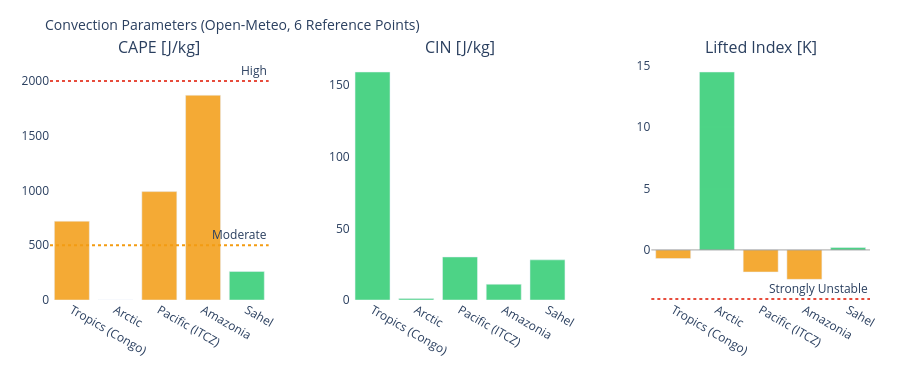

The notebook cell this image was saved under:
### Markdown cell above
---
## 3. Visualizations

### Code cell
# ============================================================
# CAPE / CIN / LIFTED INDEX – Convection potential
# ============================================================

if not df_atm.empty:
    fig = make_subplots(
        rows=1, cols=3,
        subplot_titles=['CAPE [J/kg]', 'CIN [J/kg]', 'Lifted Index [K]'],
        horizontal_spacing=0.1
    )
    pts = df_atm['point'].tolist()
    pt_colors = ['#E85D24','#185FA5','#888780','#378ADD','#639922','#F2A623']

    # CAPE – höher = mehr Gewitterpotential
    cape_vals = df_atm['cape'].fillna(0).tolist()
    cape_colors = ['#e74c3c' if v > 2000 else '#f39c12' if v > 500 else '#2ecc71'
                   for v in cape_vals]
    fig.add_trace(go.Bar(x=pts, y=cape_vals, marker_color=cape_colors,
                         opacity=0.85, showlegend=False), row=1, col=1)
    fig.add_hline(y=2000, line_dash='dot', line_color='#e74c3c',
                  annotation_text='High', row=1, col=1)
    fig.add_hline(y=500,  line_dash='dot', line_color='#f39c12',
                  annotation_text='Moderate', row=1, col=1)

    # CIN – negativer = stärker gedeckelt (weniger Auslöse)
    cin_vals = df_atm['cin'].fillna(0).tolist()
    cin_colors = ['#e74c3c' if v < -200 else '#f39c12' if v < -50 else '#2ecc71'
                  for v in cin_vals]
    fig.add_trace(go.Bar(x=pts, y=cin_vals, marker_color=cin_colors,
                         opacity=0.85, showlegend=False), row=1, col=2)

    # Lifted Index – negativ = instabil
    li_vals = df_atm['li'].fillna(0).tolist()
    li_colors = ['#e74c3c' if v < -4 else '#f39c12' if v < 0 else '#2ecc71'
                 for v in li_vals]
    fig.add_trace(go.Bar(x=pts, y=li_vals, marker_color=li_colors,
                         opacity=0.85, showlegend=False), row=1, col=3)
    fig.add_hline(y=0, line_color='gray', line_width=0.7, row=1, col=3)
    fig.add_hline(y=-4, line_dash='dot', line_color='#e74c3c',
                  annotation_text='Strongly Unstable', row=1, col=3)

    fig.update_layout(
        title=dict(text='Convection Parameters (Open-Meteo, 6 Reference Points)', font=dict(size=14)),
        height=380, plot_bgcolor='rgba(0,0,0,0)', paper_bgcolor='rgba(0,0,0,0)',
        margin=dict(l=50, r=30, t=60, b=80)
    )
    fig.update_xaxes(tickangle=30)
    fig.show()

### Figure 1 — Plotly figure (JSON) as saved in the notebook; plotly's stock layout.template omitted (floating-point values rounded to 4 significant figures)
{"data": [{"marker": {"color": ["#f39c12", "#2ecc71", "#f39c12", "#f39c12", "#2ecc71"]}, "opacity": 0.85, "showlegend": false, "type": "bar", "x": ["Tropics (Congo)", "Arctic", "Pacific (ITCZ)", "Amazonia", "Sahel"], "xaxis": "x", "y": [720.0, 0.0, 990.0, 1870.0, 260.0], "yaxis": "y"}, {"marker": {"color": ["#2ecc71", "#2ecc71", "#2ecc71", "#2ecc71", "#2ecc71"]}, "opacity": 0.85, "showlegend": false, "type": "bar", "x": ["Tropics (Congo)", "Arctic", "Pacific (ITCZ)", "Amazonia", "Sahel"], "xaxis": "x2", "y": [159.0, 1.0, 30.0, 11.0, 28.0], "yaxis": "y2"}, {"marker": {"color": ["#f39c12", "#2ecc71", "#f39c12", "#f39c12", "#2ecc71"]}, "opacity": 0.85, "showlegend": false, "type": "bar", "x": ["Tropics (Congo)", "Arctic", "Pacific (ITCZ)", "Amazonia", "Sahel"], "xaxis": "x3", "y": [-0.7, 14.5, -1.8, -2.4, 0.2], "yaxis": "y3"}], "layout": {"annotations": [{"font": {"size": 16}, "showarrow": false, "text": "CAPE [J/kg]", "x": 0.1333, "xanchor": "center", "xref": "paper", "y": 1.0, "yanchor": "bottom", "yref": "paper"}, {"font": {"size": 16}, "showarrow": false, "text": "CIN [J/kg]", "x": 0.5, "xanchor": "center", "xref": "paper", "y": 1.0, "yanchor": "bottom", "yref": "paper"}, {"font": {"size": 16}, "showarrow": false, "text": "Lifted Index [K]", "x": 0.8667, "xanchor": "center", "xref": "paper", "y": 1.0, "yanchor": "bottom", "yref": "paper"}, {"showarrow": false, "text": "High", "x": 1, "xanchor": "right", "xref": "x domain", "y": 2000, "yanchor": "bottom", "yref": "y"}, {"showarrow": false, "text": "Moderate", "x": 1, "xanchor": "right", "xref": "x domain", "y": 500, "yanchor": "bottom", "yref": "y"}, {"showarrow": false, "text": "Strongly Unstable", "x": 1, "xanchor": "right", "xref": "x3 domain", "y": -4, "yanchor": "bottom", "yref": "y3"}], "height": 380, "margin": {"b": 80, "l": 50, "r": 30, "t": 60}, "paper_bgcolor": "rgba(0,0,0,0)", "plot_bgcolor": "rgba(0,0,0,0)", "shapes": [{"line": {"color": "#e74c3c", "dash": "dot"}, "type": "line", "x0": 0, "x1": 1, "xref": "x domain", "y0": 2000, "y1": 2000, "yref": "y"}, {"line": {"color": "#f39c12", "dash": "dot"}, "type": "line", "x0": 0, "x1": 1, "xref": "x domain", "y0": 500, "y1": 500, "yref": "y"}, {"line": {"color": "gray", "width": 0.7}, "type": "line", "x0": 0, "x1": 1, "xref": "x3 domain", "y0": 0, "y1": 0, "yref": "y3"}, {"line": {"color": "#e74c3c", "dash": "dot"}, "type": "line", "x0": 0, "x1": 1, "xref": "x3 domain", "y0": -4, "y1": -4, "yref": "y3"}], "title": {"font": {"size": 14}, "text": "Convection Parameters (Open-Meteo, 6 Reference Points)"}, "xaxis": {"anchor": "y", "domain": [0.0, 0.2667], "tickangle": 30}, "xaxis2": {"anchor": "y2", "domain": [0.3667, 0.6333], "tickangle": 30}, "xaxis3": {"anchor": "y3", "domain": [0.7333, 1.0], "tickangle": 30}, "yaxis": {"anchor": "x", "domain": [0.0, 1.0]}, "yaxis2": {"anchor": "x2", "domain": [0.0, 1.0]}, "yaxis3": {"anchor": "x3", "domain": [0.0, 1.0]}}}
